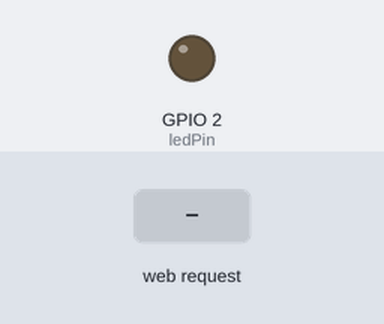
A sketch run on a simulated ESP32. On the bench: output pins drawn as LEDs (lit = HIGH). Inputs (shaded band) come from the test bench. WiFi joins after 1.5 s; servers stay silent unless stated; what the sketch prints to the serial monitor is not drawn.

Above: at 1.2 s.
1.3 s: HTTP request GET /toggleLED received
At 2.7 s:
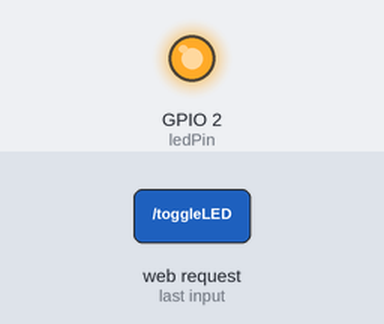
Timing chart, 0 to 4.3 s (numbered marks = the images above; inputs shaded):
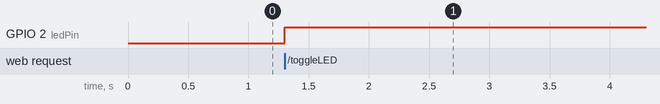

Measured:
- after the input at 1.3 s, GPIO 2 (ledPin): LOW → HIGH at once

The sketch:

Smart_Switch.ino
```cpp
#include <WiFi.h>
#include <WebServer.h>

const char* ssid = "YOUR_WIFI_NAME";
const char* password = "YOUR_WIFI_PASSWORD";

// Initialize the Web server on port 80
WebServer server(80);

// Define the LED pin
const int ledPin = 2; //Using pin 2 for the On/Off
bool ledState = false;

void setup() {
  // Initialize the LED pin as an output
  pinMode(ledPin, OUTPUT);
  digitalWrite(ledPin, LOW);

  // Start the access point
  WiFi.softAP(ssid, password);
  Serial.begin(115200);
  Serial.println("Access Point started");
  Serial.print("IP address: ");
  Serial.println(WiFi.softAPIP());

  // Route to handle the root web page
  server.on("/", handleRoot);
  // Route to handle the LED on/off button
  server.on("/toggleLED", handleToggleLED);

  // Start the web server
  server.begin();
}

void loop() {
  // Listen for client requests
  server.handleClient();
}

void handleRoot() {
  String html = "<html><body><h1>Smart Switch</h1><p>Switch is ";
  html += (ledState) ? "ON" : "OFF";
  html += "</p><p><a href=\"/toggle\"><button>Toggle</button></a></p></body></html>";
  server.send(200, "text/html", html);
}

void handleToggleLED() {
  ledState = !ledState;
  digitalWrite(ledPin, ledState ? HIGH : LOW);
  handleRoot();
}

void stopAccessPoint() {
  // Stop the access point
  WiFi.softAPdisconnect(true);
  // Connect to the previously set up WiFi network (can be replaced with saved SSID and password)
  WiFi.begin("yourSSID", "yourPASSWORD");

  // Wait until the connection is established
  while (WiFi.status() != WL_CONNECTED) {
    delay(1000);
    Serial.println("Connecting to WiFi...");
  }

  Serial.print("Connected to WiFi. IP address: ");
  Serial.println(WiFi.localIP());

  // Restart the web server
  server.begin();
}
```
